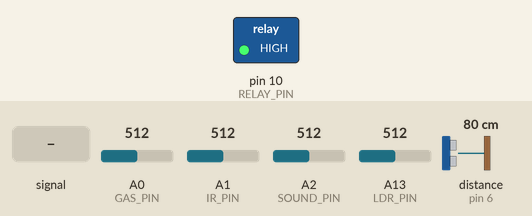
The sketch below on a simulated Arduino Mega 2560, built with avr-gcc and run on an emulated ATmega2560. On the bench: switched loads named in the sketch (green lamp = pin HIGH). Wiring (inferred from the names in the program): ultrasonic range finder: trigger pin 7; echo pin 6. The inputs (shaded band) are chosen by the test bench; at power-on: distance to the obstacle (sensor on pin 6) 80 cm, A2 (SOUND_PIN) = 512, A0 (GAS_PIN) = 512, A1 (IR_PIN) = 512, A13 (LDR_PIN) = 512. The echo pulse lasts 58.3 µs per cm; pins used as bus, display or sensor lines are not drawn; what the sketch prints to the serial monitor is not drawn.

Above: at 1.2 s.
1.3 s: A2 (SOUND_PIN) fed a 200 Hz sine of ±460 counts around its level
4.3 s: distance to the obstacle (sensor on pin 6) set to 18 cm
7.3 s: A2 (SOUND_PIN) set to 390
10.3 s: distance to the obstacle (sensor on pin 6) set to 250 cm
Timing chart, 0 to 13.3 s (numbered marks = the images above; inputs shaded):
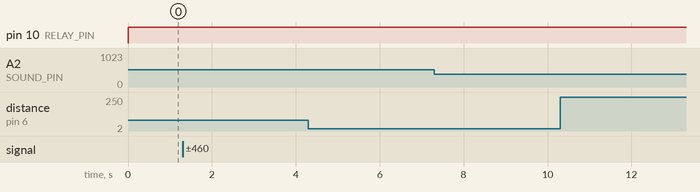

Measured:
- after the input at 1.3 s, every drawn part: stays the same
- after the input at 4.3 s, every drawn part: stays the same
- after the input at 7.3 s, every drawn part: stays the same
- after the input at 10.3 s, every drawn part: stays the same

The sketch:

SensorRead.ino
```cpp
// -------- Pin Definitions --------
#define LDR_PIN A13
#define IR_PIN A1
#define SOUND_PIN A2   // BACK TO ANALOG
#define GAS_PIN A0

#define TRIG_PIN 7
#define ECHO_PIN 6

#define RELAY_PIN 10

// -------- Thresholds --------
int IR_THRESHOLD    = 50;
int SOUND_THRESHOLD = 80;   // you WILL tune this
int GAS_THRESHOLD   = 400;

// -------- Setup --------
void setup() {
  Serial.begin(9600);

  pinMode(TRIG_PIN, OUTPUT);
  pinMode(ECHO_PIN, INPUT);

  pinMode(RELAY_PIN, OUTPUT);
  digitalWrite(RELAY_PIN, LOW);
}

// -------- Ultrasonic --------
long readUltrasonic() {
  digitalWrite(TRIG_PIN, LOW);
  delayMicroseconds(2);

  digitalWrite(TRIG_PIN, HIGH);
  delayMicroseconds(10);
  digitalWrite(TRIG_PIN, LOW);

  long duration = pulseIn(ECHO_PIN, HIGH, 30000);
  long distance = duration * 0.034 / 2;

  if (distance == 0) return 999;
  return distance;
}

// -------- Main Loop --------
void loop() {

  int ldrValue   = analogRead(LDR_PIN);
  int irValue    = analogRead(IR_PIN);
  int soundValue = analogRead(SOUND_PIN);
  int gasValue   = analogRead(GAS_PIN);

  long distance = readUltrasonic();

  bool risk = false;

  if (gasValue > GAS_THRESHOLD) risk = true;
  if (irValue > IR_THRESHOLD) risk = true;

  // SOUND (analog spike detection)
  if (soundValue > SOUND_THRESHOLD) risk = true;

  digitalWrite(RELAY_PIN, risk ? HIGH : LOW);

  Serial.print("LDR:");
  Serial.print(ldrValue);
  Serial.print(",");

  Serial.print("IR:");
  Serial.print(irValue);
  Serial.print(",");

  Serial.print("SOUND:");
  Serial.print(soundValue);
  Serial.print(",");

  Serial.print("GAS:");
  Serial.print(gasValue);
  Serial.print(",");

  Serial.print("DIST:");
  Serial.print(distance);
  Serial.print(",");

  Serial.print("RISK:");
  Serial.println(risk);

  delay(100);
}
```
